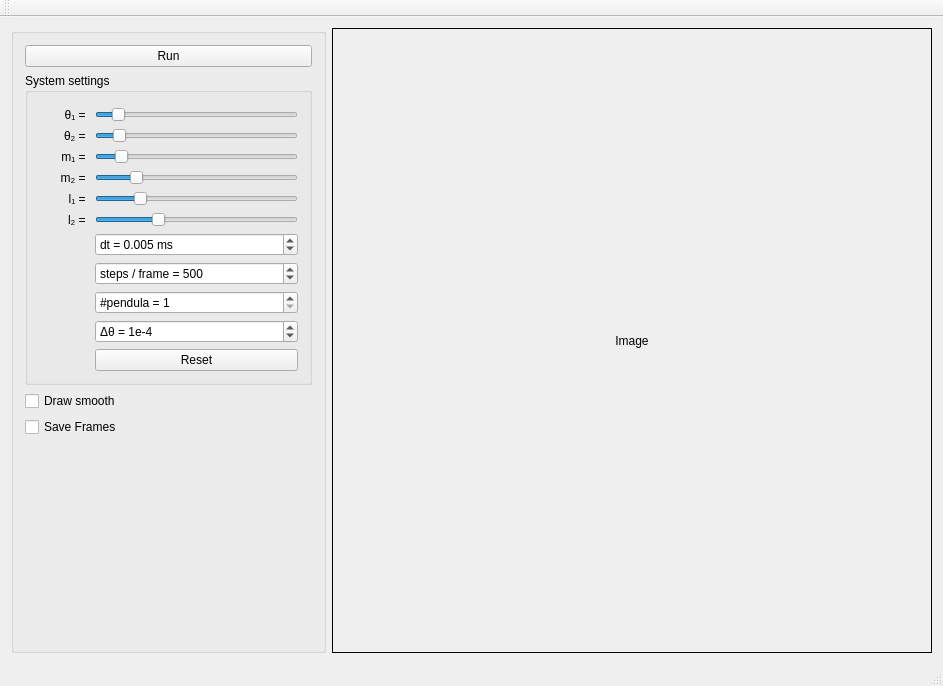
<?xml version="1.0" encoding="UTF-8"?>
<ui version="4.0">
 <class>MainWindow</class>
 <widget class="QMainWindow" name="MainWindow">
  <property name="geometry">
   <rect>
    <x>0</x>
    <y>0</y>
    <width>943</width>
    <height>686</height>
   </rect>
  </property>
  <property name="windowTitle">
   <string>MainWindow</string>
  </property>
  <widget class="QWidget" name="centralWidget">
   <layout class="QHBoxLayout" name="horizontalLayout">
    <item>
     <widget class="QGroupBox" name="groupBox">
      <property name="title">
       <string/>
      </property>
      <layout class="QVBoxLayout" name="verticalLayout">
       <item>
        <widget class="QPushButton" name="nextButton">
         <property name="text">
          <string>Run</string>
         </property>
        </widget>
       </item>
       <item>
        <widget class="QGroupBox" name="groupBox_2">
         <property name="sizePolicy">
          <sizepolicy hsizetype="Expanding" vsizetype="Expanding">
           <horstretch>0</horstretch>
           <verstretch>0</verstretch>
          </sizepolicy>
         </property>
         <property name="minimumSize">
          <size>
           <width>0</width>
           <height>100</height>
          </size>
         </property>
         <property name="title">
          <string>System settings</string>
         </property>
         <layout class="QFormLayout" name="formLayout">
          <property name="topMargin">
           <number>14</number>
          </property>
          <item row="0" column="0">
           <widget class="QLabel" name="label_2">
            <property name="minimumSize">
             <size>
              <width>50</width>
              <height>0</height>
             </size>
            </property>
            <property name="maximumSize">
             <size>
              <width>50</width>
              <height>16777215</height>
             </size>
            </property>
            <property name="text">
             <string>θ₁ = </string>
            </property>
            <property name="alignment">
             <set>Qt::AlignRight|Qt::AlignTrailing|Qt::AlignVCenter</set>
            </property>
           </widget>
          </item>
          <item row="0" column="1">
           <widget class="QSlider" name="theta1Slider">
            <property name="sizePolicy">
             <sizepolicy hsizetype="Expanding" vsizetype="Fixed">
              <horstretch>4</horstretch>
              <verstretch>0</verstretch>
             </sizepolicy>
            </property>
            <property name="minimumSize">
             <size>
              <width>100</width>
              <height>0</height>
             </size>
            </property>
            <property name="maximum">
             <number>360</number>
            </property>
            <property name="pageStep">
             <number>1</number>
            </property>
            <property name="value">
             <number>31</number>
            </property>
            <property name="orientation">
             <enum>Qt::Horizontal</enum>
            </property>
           </widget>
          </item>
          <item row="1" column="0">
           <widget class="QLabel" name="label">
            <property name="minimumSize">
             <size>
              <width>50</width>
              <height>0</height>
             </size>
            </property>
            <property name="maximumSize">
             <size>
              <width>50</width>
              <height>16777215</height>
             </size>
            </property>
            <property name="text">
             <string>θ₂ = </string>
            </property>
            <property name="alignment">
             <set>Qt::AlignRight|Qt::AlignTrailing|Qt::AlignVCenter</set>
            </property>
           </widget>
          </item>
          <item row="2" column="0">
           <widget class="QLabel" name="label_3">
            <property name="minimumSize">
             <size>
              <width>50</width>
              <height>0</height>
             </size>
            </property>
            <property name="maximumSize">
             <size>
              <width>50</width>
              <height>16777215</height>
             </size>
            </property>
            <property name="text">
             <string>m₁ = </string>
            </property>
            <property name="alignment">
             <set>Qt::AlignRight|Qt::AlignTrailing|Qt::AlignVCenter</set>
            </property>
           </widget>
          </item>
          <item row="1" column="1">
           <widget class="QSlider" name="theta2Slider">
            <property name="sizePolicy">
             <sizepolicy hsizetype="Expanding" vsizetype="Fixed">
              <horstretch>4</horstretch>
              <verstretch>0</verstretch>
             </sizepolicy>
            </property>
            <property name="minimumSize">
             <size>
              <width>100</width>
              <height>0</height>
             </size>
            </property>
            <property name="maximum">
             <number>360</number>
            </property>
            <property name="pageStep">
             <number>1</number>
            </property>
            <property name="value">
             <number>32</number>
            </property>
            <property name="orientation">
             <enum>Qt::Horizontal</enum>
            </property>
           </widget>
          </item>
          <item row="2" column="1">
           <widget class="QSlider" name="m1Slider">
            <property name="sizePolicy">
             <sizepolicy hsizetype="Expanding" vsizetype="Fixed">
              <horstretch>4</horstretch>
              <verstretch>0</verstretch>
             </sizepolicy>
            </property>
            <property name="minimumSize">
             <size>
              <width>100</width>
              <height>0</height>
             </size>
            </property>
            <property name="minimum">
             <number>1</number>
            </property>
            <property name="maximum">
             <number>10000</number>
            </property>
            <property name="pageStep">
             <number>1</number>
            </property>
            <property name="value">
             <number>1000</number>
            </property>
            <property name="orientation">
             <enum>Qt::Horizontal</enum>
            </property>
           </widget>
          </item>
          <item row="3" column="0">
           <widget class="QLabel" name="label_4">
            <property name="minimumSize">
             <size>
              <width>50</width>
              <height>0</height>
             </size>
            </property>
            <property name="maximumSize">
             <size>
              <width>50</width>
              <height>16777215</height>
             </size>
            </property>
            <property name="text">
             <string>m₂ = </string>
            </property>
            <property name="alignment">
             <set>Qt::AlignRight|Qt::AlignTrailing|Qt::AlignVCenter</set>
            </property>
           </widget>
          </item>
          <item row="3" column="1">
           <widget class="QSlider" name="m2Slider">
            <property name="sizePolicy">
             <sizepolicy hsizetype="Expanding" vsizetype="Fixed">
              <horstretch>4</horstretch>
              <verstretch>0</verstretch>
             </sizepolicy>
            </property>
            <property name="minimumSize">
             <size>
              <width>100</width>
              <height>0</height>
             </size>
            </property>
            <property name="minimum">
             <number>1</number>
            </property>
            <property name="maximum">
             <number>10000</number>
            </property>
            <property name="pageStep">
             <number>1</number>
            </property>
            <property name="value">
             <number>1800</number>
            </property>
            <property name="orientation">
             <enum>Qt::Horizontal</enum>
            </property>
           </widget>
          </item>
          <item row="6" column="1">
           <widget class="QDoubleSpinBox" name="dtBox">
            <property name="prefix">
             <string>dt = </string>
            </property>
            <property name="suffix">
             <string> ms</string>
            </property>
            <property name="decimals">
             <number>3</number>
            </property>
            <property name="minimum">
             <double>0.001000000000000</double>
            </property>
            <property name="maximum">
             <double>1000.000000000000000</double>
            </property>
            <property name="singleStep">
             <double>0.001000000000000</double>
            </property>
            <property name="value">
             <double>0.005000000000000</double>
            </property>
           </widget>
          </item>
          <item row="4" column="1">
           <widget class="QSlider" name="l1Slider">
            <property name="sizePolicy">
             <sizepolicy hsizetype="Expanding" vsizetype="Fixed">
              <horstretch>4</horstretch>
              <verstretch>0</verstretch>
             </sizepolicy>
            </property>
            <property name="minimumSize">
             <size>
              <width>100</width>
              <height>0</height>
             </size>
            </property>
            <property name="minimum">
             <number>1</number>
            </property>
            <property name="maximum">
             <number>5000</number>
            </property>
            <property name="pageStep">
             <number>1</number>
            </property>
            <property name="value">
             <number>1000</number>
            </property>
            <property name="orientation">
             <enum>Qt::Horizontal</enum>
            </property>
           </widget>
          </item>
          <item row="5" column="1">
           <widget class="QSlider" name="l2Slider">
            <property name="sizePolicy">
             <sizepolicy hsizetype="Expanding" vsizetype="Fixed">
              <horstretch>4</horstretch>
              <verstretch>0</verstretch>
             </sizepolicy>
            </property>
            <property name="minimumSize">
             <size>
              <width>100</width>
              <height>0</height>
             </size>
            </property>
            <property name="minimum">
             <number>1</number>
            </property>
            <property name="maximum">
             <number>5000</number>
            </property>
            <property name="pageStep">
             <number>1</number>
            </property>
            <property name="value">
             <number>1500</number>
            </property>
            <property name="sliderPosition">
             <number>1500</number>
            </property>
            <property name="orientation">
             <enum>Qt::Horizontal</enum>
            </property>
           </widget>
          </item>
          <item row="4" column="0">
           <widget class="QLabel" name="label_5">
            <property name="minimumSize">
             <size>
              <width>50</width>
              <height>0</height>
             </size>
            </property>
            <property name="maximumSize">
             <size>
              <width>50</width>
              <height>16777215</height>
             </size>
            </property>
            <property name="text">
             <string>l₁ = </string>
            </property>
            <property name="alignment">
             <set>Qt::AlignRight|Qt::AlignTrailing|Qt::AlignVCenter</set>
            </property>
           </widget>
          </item>
          <item row="5" column="0">
           <widget class="QLabel" name="label_6">
            <property name="minimumSize">
             <size>
              <width>50</width>
              <height>0</height>
             </size>
            </property>
            <property name="maximumSize">
             <size>
              <width>50</width>
              <height>16777215</height>
             </size>
            </property>
            <property name="text">
             <string>l₂ = </string>
            </property>
            <property name="alignment">
             <set>Qt::AlignRight|Qt::AlignTrailing|Qt::AlignVCenter</set>
            </property>
           </widget>
          </item>
          <item row="7" column="1">
           <widget class="QSpinBox" name="stepBox">
            <property name="prefix">
             <string>steps / frame = </string>
            </property>
            <property name="minimum">
             <number>1</number>
            </property>
            <property name="maximum">
             <number>100000000</number>
            </property>
            <property name="value">
             <number>500</number>
            </property>
           </widget>
          </item>
          <item row="8" column="1">
           <widget class="QSpinBox" name="nPendulaBox">
            <property name="prefix">
             <string>#pendula = </string>
            </property>
            <property name="minimum">
             <number>1</number>
            </property>
            <property name="maximum">
             <number>10000</number>
            </property>
           </widget>
          </item>
          <item row="9" column="1">
           <widget class="QSpinBox" name="deltaThetaBox">
            <property name="prefix">
             <string>Δθ = 1e-</string>
            </property>
            <property name="minimum">
             <number>1</number>
            </property>
            <property name="value">
             <number>4</number>
            </property>
           </widget>
          </item>
          <item row="10" column="1">
           <widget class="QPushButton" name="resetButton">
            <property name="text">
             <string>Reset</string>
            </property>
           </widget>
          </item>
         </layout>
        </widget>
       </item>
       <item>
        <widget class="QCheckBox" name="smoothBox">
         <property name="text">
          <string>Draw smooth</string>
         </property>
        </widget>
       </item>
       <item>
        <widget class="QCheckBox" name="frameCheck">
         <property name="text">
          <string>Save Frames</string>
         </property>
        </widget>
       </item>
       <item>
        <spacer name="verticalSpacer">
         <property name="orientation">
          <enum>Qt::Vertical</enum>
         </property>
         <property name="sizeHint" stdset="0">
          <size>
           <width>20</width>
           <height>40</height>
          </size>
         </property>
        </spacer>
       </item>
      </layout>
     </widget>
    </item>
    <item>
     <widget class="QLabel" name="imgLabel">
      <property name="minimumSize">
       <size>
        <width>600</width>
        <height>600</height>
       </size>
      </property>
      <property name="frameShape">
       <enum>QFrame::Box</enum>
      </property>
      <property name="text">
       <string>Image</string>
      </property>
      <property name="alignment">
       <set>Qt::AlignCenter</set>
      </property>
     </widget>
    </item>
   </layout>
  </widget>
  <widget class="QMenuBar" name="menuBar">
   <property name="geometry">
    <rect>
     <x>0</x>
     <y>0</y>
     <width>943</width>
     <height>22</height>
    </rect>
   </property>
  </widget>
  <widget class="QToolBar" name="mainToolBar">
   <attribute name="toolBarArea">
    <enum>TopToolBarArea</enum>
   </attribute>
   <attribute name="toolBarBreak">
    <bool>false</bool>
   </attribute>
  </widget>
  <widget class="QStatusBar" name="statusBar"/>
 </widget>
 <layoutdefault spacing="6" margin="11"/>
 <resources/>
 <connections/>
</ui>
